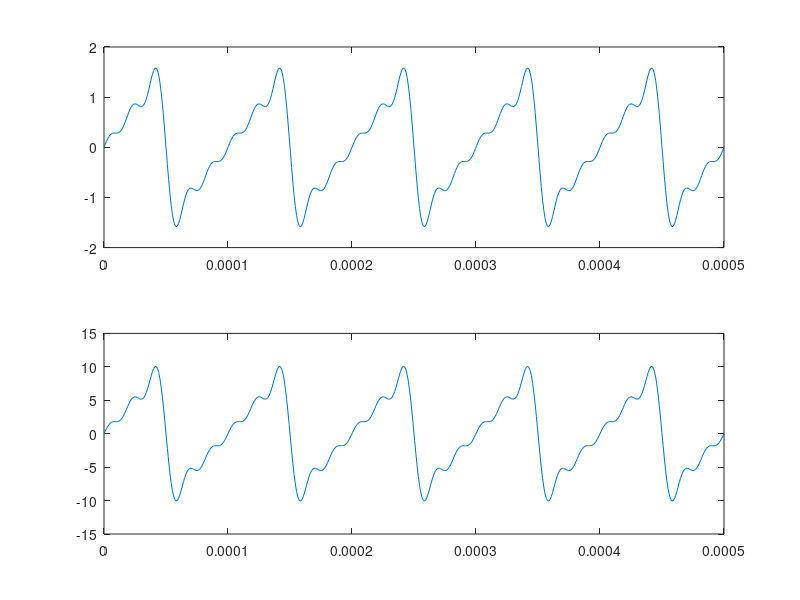

MATLAB code to generate this figure:
clc
clear all
close all

%input
f = 10e3;
can_periodos = 5;
can_frecuencias=5;
A=10;

%process

t = linspace(0,can_periodos/f,500);
w = 2*pi*f;
ds=0;
for N=1:(can_frecuencias)
   
        ds = ds + ((-1)^(N+1))*((1/N)*sin(t*w*N));
    
    
end

ds_a=((2*A)/pi)*ds;


%output

figure(1)
subplot(2,1,1)
plot(t,ds)
subplot(2,1,2)
plot(t,ds_a)

